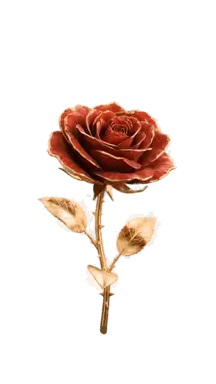
#> input picture web/stickers/golden-rose.webp, 216 x 384 px
$ python -i build-gift-sticker.py   (imports and definitions only)
#> lines starting #> are read from the running program, lines starting #| are printed output that depends on the picture
#> further down, picture is the input picture: PIL image 216x384 RGBA; mean R, G, B, A 35, 22.4, 16, 35.9
"""Build authored gift animation and static cover without implicit quality loss.

python scripts/build-gift-sticker.py SOURCE NAME [--cover-frame N]

SOURCE is a numbered WebP/PNG frame ZIP/folder or animated WebP. Defaults retain
native dimensions, every authored frame, 30 fps, color quality 88 and lossless
alpha. Optional --max-edge and --frame-step reductions must be explicit.
Original archives stay outside the repository (for example Gifts/Golden_Rose.zip
or a user-supplied Downloads/Heart.zip); the generated assets are portable.
Requires Pillow with animated WebP support.
"""
import argparse
import io
import json
import re
import zipfile
from pathlib import Path

from PIL import Image, ImageSequence

STICKERS = Path(__file__).resolve().parent.parent / "web" / "stickers"


def natural(name):
    return [int(part) if part.isdigit() else part.lower() for part in re.split(r"(\d+)", str(name))]


# [9 lines left out: function frames, not called in this run]


def cover(frame, box=None, size=384):
#> called with size = 384
    still = frame.copy()
    # Frame a useful still icon without changing the authored animation's alpha.
    still.putalpha(still.getchannel("A").point(lambda value: 0 if value < 96 else value))
    width, height = still.size
#> width = 216; height = 384
    if box:
        x, y, w, h = (float(v) for v in box.split(","))
        left, top, right, bottom = x * width, y * height, (x + w) * width, (y + h) * height
    else:
        bounds = still.getchannel("A").point(lambda v: 255 if v >= 128 else 0).getbbox()
#> bounds = (38, 101, 176, 334)
        left, top, right, bottom = bounds or (0, 0, width, height)
#> left = 38; top = 101; right = 176; bottom = 334
    side = max(right - left, bottom - top) * 1.08
#> side = 251.6
    cx, cy = (left + right) / 2, (top + bottom) / 2
#> cx = 107; cy = 217.5
    square = still.crop((round(cx - side / 2), round(cy - side / 2), round(cx + side / 2), round(cy + side / 2)))
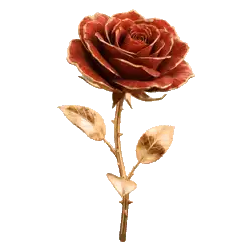
#> square: PIL image 252x251 RGBA; mean R, G, B, A 45.8, 29.2, 20.8, 46.2; transparent parts drawn white
    target = max(1, min(size, width, height, square.width))
#> target = 216
    return square.resize((target, target), Image.Resampling.LANCZOS)
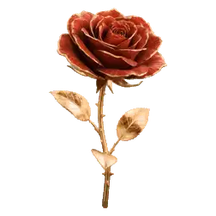
#> returned value: PIL image 216x216 RGBA; mean R, G, B, A 35.3, 20.4, 13.2, 46.3; transparent parts drawn white


# [60 lines left out: functions build, main, not called in this run]


# [2 lines not run here, left out]

>>> from PIL import Image
>>> picture = Image.open('../web/stickers/golden-rose.webp')
>>> result = cover(picture)
